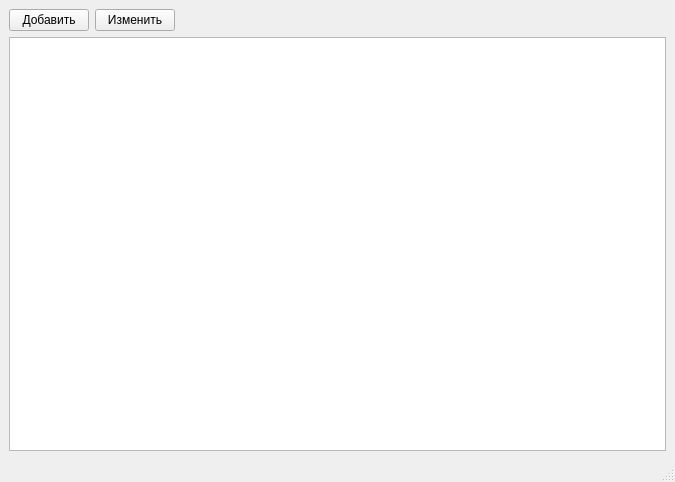
<?xml version="1.0" encoding="UTF-8"?>
<ui version="4.0">
 <class>MainWindow</class>
 <widget class="QMainWindow" name="MainWindow">
  <property name="geometry">
   <rect>
    <x>0</x>
    <y>0</y>
    <width>675</width>
    <height>482</height>
   </rect>
  </property>
  <property name="windowTitle">
   <string>MainWindow</string>
  </property>
  <widget class="QWidget" name="centralwidget">
   <layout class="QVBoxLayout" name="verticalLayout">
    <item>
     <layout class="QHBoxLayout" name="horizontalLayout">
      <item>
       <widget class="QPushButton" name="pushButton">
        <property name="text">
         <string>Добавить</string>
        </property>
       </widget>
      </item>
      <item>
       <widget class="QPushButton" name="pushButton_2">
        <property name="text">
         <string>Изменить</string>
        </property>
       </widget>
      </item>
      <item>
       <spacer name="horizontalSpacer">
        <property name="orientation">
         <enum>Qt::Horizontal</enum>
        </property>
        <property name="sizeHint" stdset="0">
         <size>
          <width>40</width>
          <height>20</height>
         </size>
        </property>
       </spacer>
      </item>
     </layout>
    </item>
    <item>
     <widget class="QTableWidget" name="tableWidget"/>
    </item>
   </layout>
  </widget>
  <widget class="QMenuBar" name="menubar">
   <property name="geometry">
    <rect>
     <x>0</x>
     <y>0</y>
     <width>675</width>
     <height>21</height>
    </rect>
   </property>
  </widget>
  <widget class="QStatusBar" name="statusbar"/>
 </widget>
 <resources/>
 <connections/>
</ui>
